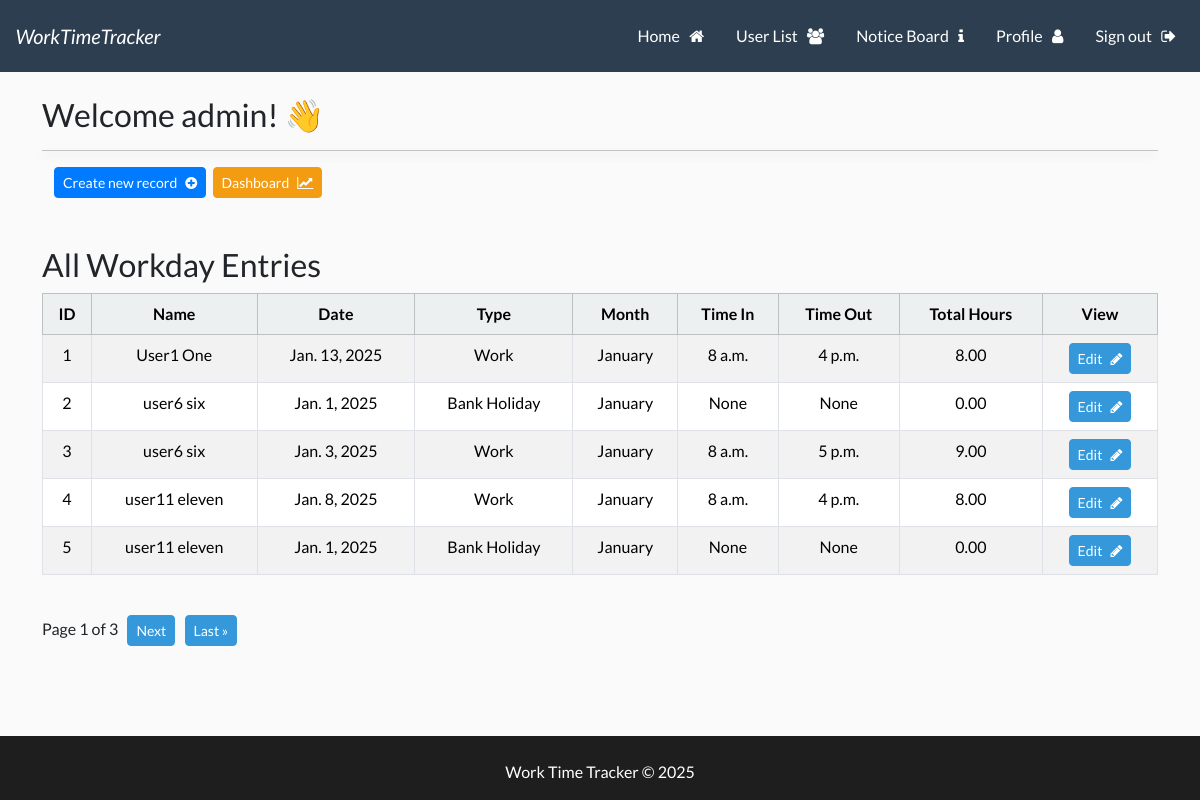
Page /wttapp (signed in) on the committed database.
### wttapp/models.py (models this page shows, shortened)
class Workday(models.Model):
    user = models.ForeignKey(User, related_name='user_workdays', on_delete=models.CASCADE)
    WORKDAY_TYPE_CHOICES = [
        ('Work', 'Work'),
        ('Sick Leave', 'Sick Leave'),
        ('Annual Leave', 'Annual Leave'),
        ('Bank Holiday', 'Bank Holiday'),
    ]
    MONTH_CHOICES = [
        ('January', 'January'),
        ('February', 'February'),
        ('March', 'March'),
        ('April', 'April'),
        ('May', 'May'),
        ('June', 'June'),
        ('July', 'July'),
        ('August', 'August'),
        ('September', 'September'),
        ('October', 'October'),
        ('November', 'November'),
        ('December', 'December'),
    ]
    id = models.AutoField(primary_key=True)
    date = models.DateField()
    month = models.CharField(
        max_length=20,
        choices=MONTH_CHOICES,
        default=get_current_month,
    )
    workday_type = models.CharField(
        max_length=20,
        choices=WORKDAY_TYPE_CHOICES,
        default='Work',
    )
    time_in = models.TimeField(blank=True, null=True)
    time_out = models.TimeField(blank=True, null=True)
    @property
    def total_hours(self):
        if self.time_in and self.time_out:
            time_in_dt = datetime.combine(date.today(), self.time_in)
            time_out_dt = datetime.combine(date.today(), self.time_out)
            time_diff = time_out_dt - time_in_dt
            return time_diff.total_seconds() / 3600  # Convert seconds to hours
        return 0

### UserLogin/models.py (models this page shows, shortened)
class UserProfile(models.Model):
    user = models.OneToOneField(User, related_name='user_profile', on_delete=models.CASCADE)
    username = models.CharField(max_length=150, editable=False)  # Automatically populated
    firstname = models.CharField(max_length=30, null=False, editable=True)  # Automatically populated
    lastname = models.CharField(max_length=150, null=False, editable=True)  # Automatically populated
    email = models.EmailField(null=True, editable=True)  # Automatically populated
    emergency_contact = models.CharField(max_length=100, blank=True, null=True, help_text="Emergency contact name and number.")
    manager_name = models.ForeignKey(
        User,
        related_name='user_manager',
        on_delete=models.SET_NULL,
        blank=True,
        null=True,
    )
    POSITION_CHOICES = [
        ('Staff', 'Staff'),
        ('Manager', 'Manager'),
        ('System Admin', 'System Admin'),
    ]
    position = models.CharField(
        max_length=20,
        choices=POSITION_CHOICES,
        default='Staff',
        help_text="This can be edited by your manager or System admin."
    )
    STATUS_CHOICES = [
        ('Active', 'Active'),
        ('Former', 'Former'),
    ]
    status = models.CharField(
        max_length=10,
        choices=STATUS_CHOICES,
        default='Active',
        help_text="User status (Active or Former)."
    )
    profile_picture = models.ImageField(upload_to='profile_pictures', blank=True, null=True)

### wttapp/views.py (the view)
# urls.py: 2. Add a URL to urlpatterns:  path('', views.home, name='home')
@login_required
def home(request):
    user_profile = UserProfile.objects.get(user=request.user)
    if user_profile.status == 'Active' and user_profile.position in ['System Admin', 'Manager']:
        records_list = Workday.objects.select_related('user__user_profile').all()  # Show all records
    else:
        records_list = Workday.objects.select_related('user__user_profile').filter(user=request.user)  # Show only the user's records
    paginator = Paginator(records_list, 5)  # Show 3 records per page
    page = request.GET.get('page', 1)  # Get the current page number from the request
    try:
        records = paginator.page(page)
    except PageNotAnInteger:
        records = paginator.page(1)
    except EmptyPage:
        records = paginator.page(paginator.num_pages)
    return render(request, 'wttapp/home.html', {'records': records, 'user_profile': user_profile})

### templates/wttapp/home.html (shortened to what this page needs)
{% extends 'base.html' %}
{% load static %}
{% block content %}
<h3> Welcome {{user}}! 👋 </h3>
<hr>
<div class="container-fluid">
    <div class="row">
        <div class="col-md-6 col-12">
                <a class="btn btn-primary btn-sm" href="{% url 'create_record' %}">Create new record &nbsp; <i class="fa fa-plus-circle" aria-hidden="true"></i></a>&nbsp;
                <a class="btn btn-warning btn-sm ml-auto" href="{% url 'dashboard' %}">Dashboard &nbsp; <i class="fa fa-line-chart" aria-hidden="true"></i></a>
        </div>
    </div>
</div>
<br><br>
{% if user_profile.status == 'Active' and user_profile.position in 'System Admin Manager' %}
    <h3>All Workday Entries</h3>
{% else %}
    <h3>Your Workday Entries</h3>
{% endif %}
<table class="table table-hover table-striped  table-bordered text-center">
    <thead class="table-light">
        <tr>
            <th scope="col">ID</th>
            <th scope="col">Name</th>
            <th scope="col">Date</th>
            <th scope="col">Type</th>
            <th scope="col">Month</th>
            <th scope="col">Time In</th>
            <th scope="col">Time Out</th>
            <th scope="col">Total Hours</th>
            <th scope="col">View</th>
        </tr>
    </thead>
    <tbody>
        {% if records %}
        {% for record in records %}
        <tr>
            <td>{{ record.id }}</td>
            <td>{{ record.user.user_profile.firstname }} {{ record.user.user_profile.lastname }} </td>
            <td>{{ record.date }}</td>
            <td>{{ record.get_workday_type_display }}</td>
            <td>{{ record.get_month_display }}</td>
            <td>{{ record.time_in }}</td>
            <td>{{ record.time_out }}</td>
            <td>{{ record.total_hours|floatformat:2 }}</td>
            <td>
                <a href="{% url 'edit_workday' record.id %}" class="btn btn-info btn-sm">Edit &nbsp; <i class="fa fa-pencil" aria-hidden="true"></i></a>
        </tr>
        {% endfor %}
        {% endif %}
    </tbody>
</table>
<br>
<div class="pagination">
    <span class="step-links">
        <span class="current">
            Page {{ records.number }} of {{ records.paginator.num_pages }} &nbsp;
        </span>
        {% if records.has_next %}
        <a class="btn btn-info btn-sm btn-secondary" href="?page={{ records.next_page_number }}">Next</a> &nbsp;
        <a class="btn btn-info btn-sm btn-secondary" href="?page={{ records.paginator.num_pages }}">Last &raquo;</a>
        {% endif %}
    </span>
</div>
{% endblock %}

### static/css/styles.css (style rules this page uses)
hr { box-shadow: 0 4px 10px rgba(0.8, 0.8, 0.8, 0.8); }
a { text-decoration: none; }
body { margin: 0; background-color: #fafafa; }
.btn-primary { background-color: #007bff; border-color: #007bff; }

### rows in the picture
Workday: id "1", user.user_profile.firstname "User1", user.user_profile.lastname "One", date "Jan. 13, 2025", workday_type "Work", month "January", time_in "8 a.m.", time_out "4 p.m.", total_hours "8.00"
Workday: id "2", user.user_profile.firstname "user6", user.user_profile.lastname "six", date "Jan. 1, 2025", workday_type "Bank Holiday", month "January", time_in "None", time_out "None", total_hours "0.00"
Workday: id "3", user.user_profile.firstname "user6", user.user_profile.lastname "six", date "Jan. 3, 2025", workday_type "Work", month "January", time_in "8 a.m.", time_out "5 p.m.", total_hours "9.00"
Workday: id "4", user.user_profile.firstname "user11", user.user_profile.lastname "eleven", date "Jan. 8, 2025", workday_type "Work", month "January", time_in "8 a.m.", time_out "4 p.m.", total_hours "8.00"
Workday: id "5", user.user_profile.firstname "user11", user.user_profile.lastname "eleven", date "Jan. 1, 2025", workday_type "Bank Holiday", month "January", time_in "None", time_out "None", total_hours "0.00"

### other values in the picture
{{ user }} "admin"
{{ records.number }} "1"
{{ records.paginator.num_pages }} "3"
